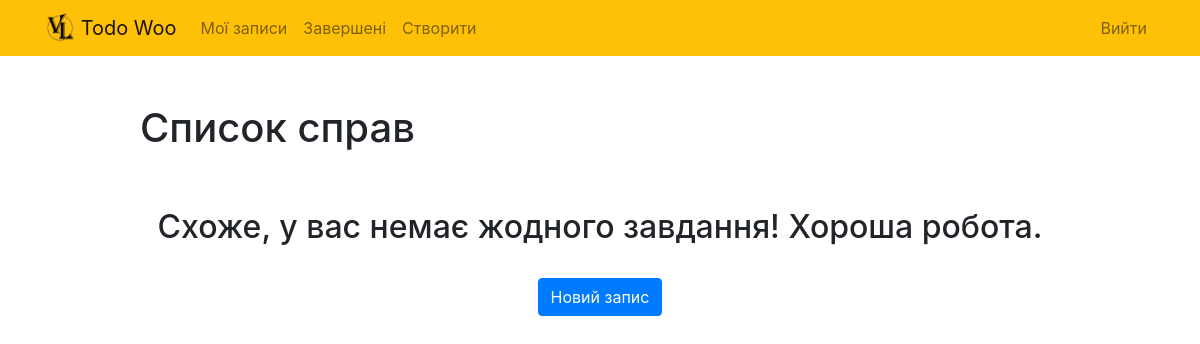
/current/ (signed in), run on an earlier commit of the app's database.
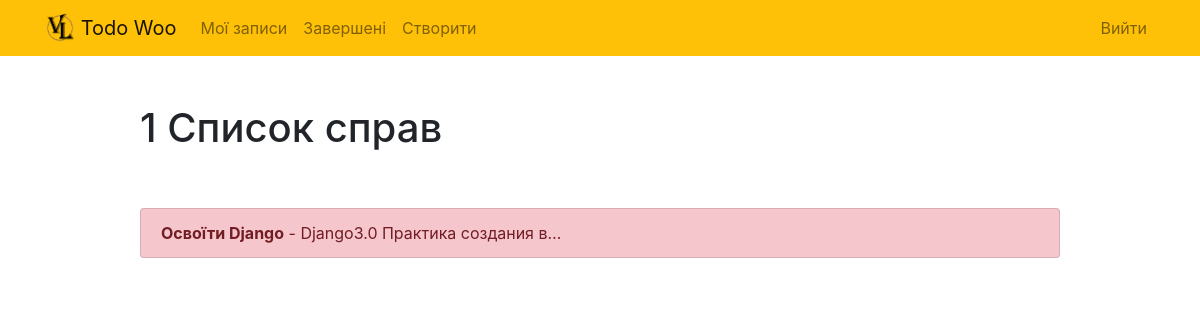
And on a later commit of the database.
### todo/models.py (models this page shows, shortened)
class Todo(models.Model):
    title = models.CharField(max_length=100)
    memo = models.TextField(blank=True)
    created = models.DateTimeField(auto_now_add=True)
    datecomleted = models.DateTimeField(null=True, blank=True)
    important = models.BooleanField(default=False)
    user = models.ForeignKey(User, on_delete=models.CASCADE)

### todo/views.py (the view)
# urls.py: path('current/', views.currenttodos, name= 'currenttodos'),
@login_required
def currenttodos(request):
    todos = Todo.objects.filter(user = request.user, datecomleted__isnull=True)
    return render(request, 'todo/currenttodos.html', {'todos':todos})

### todo/templates/todo/currenttodos.html
{% extends "todo/base.html" %}
{% block content %}
    <div class="row justify-content-center mt-5">
        <div class="col-md-10">
            {% if todos %}
                 <h1>{{ todos.count }} Список справ{{ todos.count|pluralize }}</h1>
            {% else %}
                           <h1>Список справ</h1>
            {% endif %}
        </div>
    </div>
    <div class="row justify-content-center mt-5">
        <div class="col-md-10">
        {% if todos %}
            <div class="list-group">
                {% for todo in todos %}
                    <a href="{% url 'viewtodo' todo.id %}" class="list-group-item list-group-item-action{% if todo.important %} list-group-item-danger{% endif %}"><b>{{ todo.title }}</b>{% if todo.memo %} - {{ todo.memo|truncatechars:30 }}{% endif %}</a>
                {% endfor %}
            </div>
        {% else %}
            <div class="text-center">
                <h2>Схоже, у вас немає жодного завдання! Хороша робота.</h2>
            <br>
            <a role="button" class="btn btn-primary" href="{% url 'createtodo' %}">Новий запис</a>
            </div>
        {% endif %}
        </div>
    </div>
{% endblock %}

What changed in the data, as far as the page shows it:
added Todo: title "Освоїти Django", memo "Django3.0 Практика создания в…"
Also different on the page:
{{ todos.count }}: (not shown) → "1"
text no longer shown: "Схоже, у вас немає жодного завдання! Хороша робота. Новий запис"
